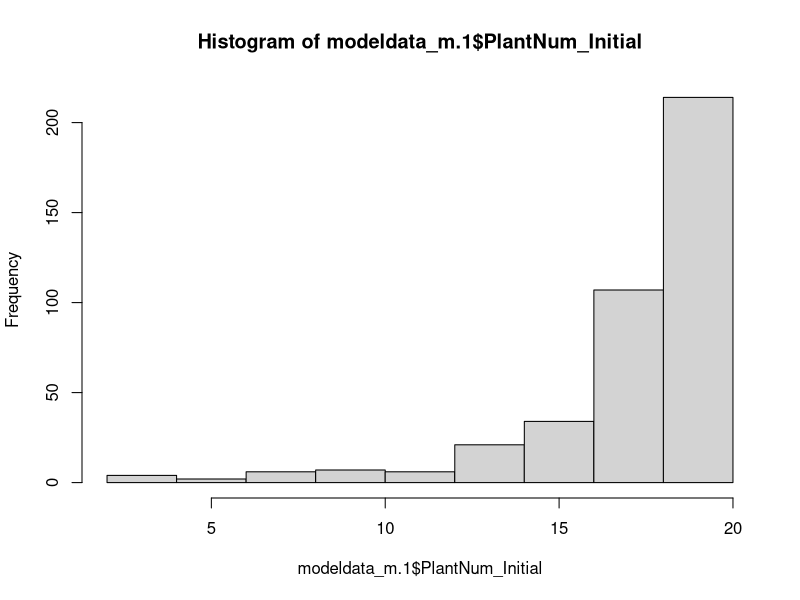

The R script that drew this image:
#LM models of biomass
#1/22/2020

#using lm() in {stats}
'%!in%' <- function(x,y)!('%in%'(x,y))

#data
modeldata <- read.delim("modeldata_20190828.txt", na.strings=c(""," ","NA")) #see construction in REML_biomass.R. Made from:
# fieldData <- read.csv("FieldDataWithDiversityInfo_2Aug19.csv", na.strings=c(""," ","NA"))
# lineData <- read.csv("chosenLines.csv", na.strings=c(""," ","NA"))
# # damaged_pot <- c(2,9,100,110,111,120,121,126,128,130,138,166,186,200,201,202,209,213,214,217,230,232,233,246,247,263,264,266,331,362,363,365,367,368,371,376,378,383,384,390,392,396,406,410,436,438,439,440,444,450)
# prelimSurv <- read.delim("PrelimSurvivalData_20190321.txt", na.strings=c(""," ","NA")) #census data based on photos from 6/12/2018
# SLAbv <- read.csv("logSLA_breedingvalues_6June2019.csv", na.strings=c(""," ","NA"))

#column explanations
#PCs5_distPSU - climate distance from PSU for that line
# 'tmean_4' is meanApril temp
# ''Mean.Diurn.Rng'is mean diurnal temp range
# 'MinTmpCldMo' is minimum temp of coldest month
# 'tmin_meangro' is mean monthly min temp during growing season
# 'Prc.Seas' is CV of monthly precip
# 'tmax_meangro' is mean monthly max temp during growing season
# gs.AI is the ratio of precip to PET (potential evapotranspiration) in the growing season.
# interAnn_pvar_meangro is the interannual variation in precipitation in the growing season (CV)
# 'groseason' is the growing season length
# 'cv_prec_meangro' is the CV (coefficient of variation) of monthly precip in the growing season
# FT1001_mean - mean flowerint time from 1001 genomes paper
# FT1001_var - variance
# meanKin (how calculated?) - mean knship among plants in a plot (1001 genomes kinship matrix
# treeDiv - different way to calculated relatedness
# FT1001plast_mean - mean flowering time plasticity (reponse to 10 vs 16 C)
# FT1001plast_var - variance in plasticity 
# PlantNum_Initial - plants counted after 1 week in field (i.e. after transplant mortality)
# GermRating - categorical assesment of germ 1 week (?) before transplant to field
# Seed_Num_estimate - total silique # X silique length
# X1-X27 - kinship eigenvectors (snp pca). THey run sequentially from PC1-PC9, with 3 columns each, which are in order the 0.1, 0.5, and 0.9 quantile. 


####From JRLasky:####
# #Here's an example making the results tables with parameter estimate (slope), pvalue, and R2adjusted, for sla and spad, both singularly (tmp) and with flowering time (tmp2):
# 
# #table to save results
# tmp <- c()
# tmp2 <- c() #w FT
# 
#w/sla 
# tmod <- lm(DivEffect  ~ trt + trt: slaPlot , data = fieldD[fieldD$MaxPlantNum > 10,] )
# tmp <- rbind(tmp, cbind(summary(tmod)[[4]][3:4,c('Estimate', 'Pr(>|t|)')], r2adj = summary(tmod)[[9]]))
# 
# tmod2 <- lm(DivEffect  ~ trt + trt: slaPlot + trt: FT1001_mean, data = fieldD[fieldD$MaxPlantNum > 10,] )
# tmp2 <- rbind(tmp2, cbind(summary(tmod2)[[4]][3:4,c('Estimate', 'Pr(>|t|)')], r2adj = summary(tmod2)[[9]]))
# 
# w/spad
# tmod <- lm(DivEffect  ~ trt + trt: spadPlot , data = fieldD[fieldD$MaxPlantNum > 10,] )
# tmp <- rbind(tmp, cbind(summary(tmod)[[4]][3:4,c('Estimate', 'Pr(>|t|)')], r2adj = summary(tmod)[[9]]))
# 
# tmod2 <- lm(DivEffect  ~ trt + trt: spadPlot + trt: FT1001_mean, data = fieldD[fieldD$MaxPlantNum > 10,] )
# tmp2 <- rbind(tmp2, cbind(summary(tmod2)[[4]][3:4,c('Estimate', 'Pr(>|t|)')], r2adj = summary(tmod2)[[9]]))


####LM models - biomass####
# #the results tables with parameter estimate (slope), pvalue, and R2adjusted, 
# for sla and spad, both singularly (tmp) and with flowering time (tmp2):

modeldata_m<-modeldata[!is.na(modeldata$FH_Wt),]
summary(modeldata_m)
modeldata_m$perPlantFH_Wt <- modeldata_m$FH_Wt/modeldata_m$MaxPlantNum
# model1<-lmer(perPlantFH_Wt ~ divLevel*trt+PC5dist_mean+FT1001_mean+mean_SLAbv+(1|stripNo), data=modeldata_m)
# 
#covariates to test:
# + trt
# divLevel +PC5dist_mean +mean_SLAbv +FT1001_mean

#table to save results
tmp <- c() #divLevel
tmp2 <- c() #PC5dist_mean
tmp3 <- c()#mean_SLAbv
tmp4 <- c()#FT1001_mean
tmp5 <- c() # meanGenD
tmp6 <- c() # treeDiv

tmod <- lm(perPlantFH_Wt  ~ trt + trt:divLevel, data = modeldata_m[modeldata_m$MaxPlantNum > 10,] )
tmp <- rbind(tmp, cbind(summary(tmod)[[4]][,c('Estimate', 'Pr(>|t|)')], r2adj = summary(tmod)[[9]]))
tmp

# > tmp
#                   Estimate     Pr(>|t|)      r2adj
# (Intercept)    1.306575e-02 2.993049e-34 0.01520509
# trtS          -3.107557e-03 2.306755e-02 0.01520509
# trtC:divLevel -3.502689e-05 7.957953e-01 0.01520509
# trtS:divLevel -1.050102e-04 4.743391e-01 0.01520509

tmod2 <- lm(perPlantFH_Wt  ~ trt + trt:PC5dist_mean, data = modeldata_m[modeldata_m$MaxPlantNum > 10,])
tmp2 <- rbind(tmp2, cbind(summary(tmod2)[[4]][,c('Estimate', 'Pr(>|t|)')], r2adj = summary(tmod2)[[9]]))
tmp2

# > tmp2
#                        Estimate     Pr(>|t|)     r2adj
# (Intercept)        0.0166153853 2.657130e-10 0.0220554
# trtS              -0.0047592612 1.813189e-01 0.0220554
# trtC:PC5dist_mean -0.0004968652 1.298481e-01 0.0220554
# trtS:PC5dist_mean -0.0003077844 3.325025e-01 0.0220554

tmod3 <- lm(perPlantFH_Wt  ~ trt + trt:mean_SLAbv, data = modeldata_m[modeldata_m$MaxPlantNum > 10,])
tmp3 <- rbind(tmp3, cbind(summary(tmod3)[[4]][,c('Estimate', 'Pr(>|t|)')], r2adj = summary(tmod3)[[9]]))
tmp3

# > tmp3
#                      Estimate    Pr(>|t|)      r2adj
# (Intercept)      0.0006687895 0.889595120 0.02950734
# trtS             0.0044807106 0.526026032 0.02950734
# trtC:mean_SLAbv -0.0092673145 0.009512552 0.02950734
# trtS:mean_SLAbv -0.0039210231 0.338832791 0.02950734

tmod4 <- lm(perPlantFH_Wt  ~ trt + trt:FT1001_mean, data = modeldata_m[modeldata_m$MaxPlantNum > 10,])
tmp4 <- rbind(tmp4, cbind(summary(tmod4)[[4]][,c('Estimate', 'Pr(>|t|)')], r2adj = summary(tmod4)[[9]]))
tmp4

# > tmp4
#                       Estimate    Pr(>|t|)      r2adj
# (Intercept)       0.0037788071 0.346707868 0.05047903
# trtS             -0.0062664771 0.271968884 0.05047903
# trtC:FT1001_mean  0.0001311531 0.020378018 0.05047903
# trtS:FT1001_mean  0.0001700767 0.002460613 0.05047903

tmod5 <- lm(perPlantFH_Wt  ~ trt + trt:meanGenD, data = modeldata_m[modeldata_m$MaxPlantNum > 10,])
tmp5 <- rbind(tmp5, cbind(summary(tmod5)[[4]][,c('Estimate', 'Pr(>|t|)')], r2adj = summary(tmod5)[[9]]))
tmp5

# > tmp5
#                   Estimate     Pr(>|t|)      r2adj
# (Intercept)    0.013325596 4.034789e-36 0.01754255
# trtS          -0.003296981 1.424902e-02 0.01754255
# trtC:meanGenD -0.001608663 4.250669e-01 0.01754255
# trtS:meanGenD -0.001923780 3.577663e-01 0.01754255

tmod6 <- lm(perPlantFH_Wt  ~ trt + trt:treeDiv, data = modeldata_m[modeldata_m$MaxPlantNum > 10,])
tmp6 <- rbind(tmp6, cbind(summary(tmod6)[[4]][,c('Estimate', 'Pr(>|t|)')], r2adj = summary(tmod6)[[9]]))
tmp6

# > tmp6
#                   Estimate     Pr(>|t|)      r2adj
# (Intercept)   1.317365e-02 1.071261e-37 0.01628405
# trtS         -3.255342e-03 1.197231e-02 0.01628405
# trtC:treeDiv -4.087812e-05 5.626533e-01 0.01628405
# trtS:treeDiv -6.141870e-05 4.164889e-01 0.01628405

####LM models - canopy area####
# #the results tables with parameter estimate (slope), pvalue, and R2adjusted, 
# for sla and spad, both singularly (tmp) and with flowering time (tmp2):

modeldata_c<-modeldata[!is.na(modeldata$CanopyArea),]
modeldata_c$perPlantCanopy <- modeldata_c$CanopyArea/modeldata_c$MaxPlantNum
# 
#covariates to test:
# + trt
# divLevel +PC5dist_mean +mean_SLAbv +FT1001_mean

#table to save results
tmp <- c() #divLevel
tmp2 <- c() #PC5dist_mean
tmp3 <- c()#mean_SLAbv
tmp4 <- c()#FT1001_mean
tmp5 <- c() # meanGenD
tmp6 <- c() # treeDiv

tmod <- lm(perPlantCanopy  ~ trt + trt:divLevel, data = modeldata_c[modeldata_c$MaxPlantNum > 10,] )
tmp <- rbind(tmp, cbind(summary(tmod)[[4]][,c('Estimate', 'Pr(>|t|)')], r2adj = summary(tmod)[[9]]))
tmp

# > tmp
#                   Estimate     Pr(>|t|)      r2adj
# (Intercept)    0.5654690504 1.106487e-60 0.201335
# trtS          -0.3416236396 2.743305e-16 0.201335
# trtC:divLevel -0.0012060263 7.710441e-01 0.201335
# trtS:divLevel  0.0000904267 9.831759e-01 0.201335

tmod2 <- lm(perPlantCanopy  ~ trt + trt:PC5dist_mean, data = modeldata_c[modeldata_c$MaxPlantNum > 10,])
tmp2 <- rbind(tmp2, cbind(summary(tmod2)[[4]][,c('Estimate', 'Pr(>|t|)')], r2adj = summary(tmod2)[[9]]))
tmp2

# > tmp2
#                        Estimate     Pr(>|t|)     r2adj
# (Intercept)        0.5649024355 2.278522e-13 0.2011672
# trtS              -0.3368427725 1.198225e-03 0.2011672
# trtC:PC5dist_mean -0.0005176112 9.571620e-01 0.2011672
# trtS:PC5dist_mean -0.0005328769 9.539398e-01 0.2011672

tmod3 <- lm(perPlantCanopy  ~ trt + trt:mean_SLAbv, data = modeldata_c[modeldata_c$MaxPlantNum > 10,])
tmp3 <- rbind(tmp3, cbind(summary(tmod3)[[4]][,c('Estimate', 'Pr(>|t|)')], r2adj = summary(tmod3)[[9]]))
tmp3

# > tmp3
#                    Estimate    Pr(>|t|)      r2adj
# (Intercept)      0.54040192 0.0005891324 0.2051472
# trtS            -0.36202597 0.0943276315 0.2051472
# trtC:mean_SLAbv -0.02101844 0.8548829039 0.2051472
# trtS:mean_SLAbv -0.03843478 0.7463009786 0.2051472

tmod4 <- lm(perPlantCanopy  ~ trt + trt:FT1001_mean, data = modeldata_c[modeldata_c$MaxPlantNum > 10,])
tmp4 <- rbind(tmp4, cbind(summary(tmod4)[[4]][,c('Estimate', 'Pr(>|t|)')], r2adj = summary(tmod4)[[9]]))
tmp4

# > tmp4
#                       Estimate    Pr(>|t|)      r2adj
# (Intercept)       0.6149299899 1.864680e-06 0.2015996
# trtS             -0.3722129523 3.617364e-02 0.2015996
# trtC:FT1001_mean -0.0007538586 6.661990e-01 0.2015996
# trtS:FT1001_mean -0.0002590184 8.782208e-01 0.2015996

tmod5 <- lm(perPlantCanopy  ~ trt + trt:meanGenD, data = modeldata_c[modeldata_c$MaxPlantNum > 10,])
tmp5 <- rbind(tmp5, cbind(summary(tmod5)[[4]][,c('Estimate', 'Pr(>|t|)')], r2adj = summary(tmod5)[[9]]))
tmp5

# > tmp5
#                   Estimate     Pr(>|t|)      r2adj
# (Intercept)    0.56733594 2.105302e-62 0.201971
# trtS          -0.33734048 1.809903e-16 0.201971
# trtC:meanGenD -0.02716877 6.574161e-01 0.201971
# trtS:meanGenD -0.02649864 6.648309e-01 0.201971

tmod6 <- lm(perPlantCanopy  ~ trt + trt:treeDiv, data = modeldata_c[modeldata_c$MaxPlantNum > 10,])
tmp6 <- rbind(tmp6, cbind(summary(tmod6)[[4]][,c('Estimate', 'Pr(>|t|)')], r2adj = summary(tmod6)[[9]]))
tmp6

# > tmp6
#                   Estimate     Pr(>|t|)      r2adj
# (Intercept)   0.5664224169 1.989844e-65 0.2016296
# trtS         -0.3404750875 9.559905e-18 0.2016296
# trtC:treeDiv -0.0009694545 6.554810e-01 0.2016296
# trtS:treeDiv -0.0003465502 8.752998e-01 0.2016296


####different results when we use PlantNum_Initial instead of MaxPlantNum?####

modeldata_m.1<-modeldata[!is.na(modeldata$FH_Wt),]
summary(modeldata_m.1)
modeldata_m.1$perPlantFH_Wt <- modeldata_m.1$FH_Wt/modeldata_m.1$PlantNum_Initial
hist(modeldata_m.1$PlantNum_Initial)

##LM models - biomass

#table to save results
tmp <- c() #divLevel
tmp3 <- c()#mean_SLAbv
tmp4 <- c()#FT1001_mean


tmod <- lm(perPlantFH_Wt  ~ trt + trt:divLevel, data = modeldata_m.1[modeldata_m.1$PlantNum_Initial > 10,] )
tmp <- rbind(tmp, cbind(summary(tmod)[[4]][,c('Estimate', 'Pr(>|t|)')], r2adj = summary(tmod)[[9]]))
tmp

# > tmp
#                   Estimate     Pr(>|t|)      r2adj
# (Intercept)    1.325074e-02 5.135316e-34 0.01325232
# trtS          -2.922080e-03 3.630476e-02 0.01325232
# trtC:divLevel -4.441865e-05 7.471801e-01 0.01325232
# trtS:divLevel -1.255956e-04 4.011485e-01 0.01325232
#changes numbers only slightly from MaxPlantNum

tmod3 <- lm(perPlantFH_Wt  ~ trt + trt:mean_SLAbv, data = modeldata_m.1[modeldata_m.1$PlantNum_Initial > 10,])
tmp3 <- rbind(tmp3, cbind(summary(tmod3)[[4]][,c('Estimate', 'Pr(>|t|)')], r2adj = summary(tmod3)[[9]]))
tmp3

# > tmp3
#                   Estimate   Pr(>|t|)     r2adj
# (Intercept)      0.000567879 0.90784151 0.0271918
# trtS             0.004861678 0.50013063 0.0271918
# trtC:mean_SLAbv -0.009457065 0.00935875 0.0271918
# trtS:mean_SLAbv -0.003957689 0.34434155 0.0271918
#changes numbers only slightly from MaxPlantNum

tmod4 <- lm(perPlantFH_Wt  ~ trt + trt:FT1001_mean, data = modeldata_m.1[modeldata_m.1$MaxPlantNum > 10,])
tmp4 <- rbind(tmp4, cbind(summary(tmod4)[[4]][,c('Estimate', 'Pr(>|t|)')], r2adj = summary(tmod4)[[9]]))
tmp4

# > tmp4
#                     Estimate     Pr(>|t|)      r2adj
# (Intercept)       0.0037542031 0.3560304586 0.05374987
# trtS             -0.0074938902 0.1947904222 0.05374987
# trtC:FT1001_mean  0.0001336412 0.0196454241 0.05374987
# trtS:FT1001_mean  0.0001916760 0.0007672021 0.05374987
#changes numbers only slightly from MaxPlantNum
